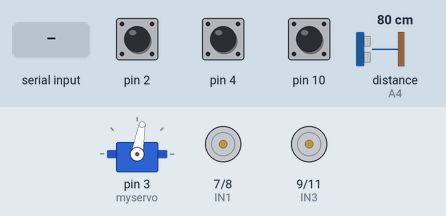
Recording of a sketch running on a simulated Arduino Uno, built with avr-gcc and run on an emulated ATmega328P. Parts: servo, motor-driver pin pairs drawn as motors (green arrow = first pin HIGH = forward, orange = second pin HIGH = backward, longer = more drive, scaled by the enable pin). Inputs (shaded band) come from the test bench; at power-on: pin 2 HIGH, pin 4 HIGH, pin 10 HIGH, distance to the obstacle (sensor on A4) 80 cm. The echo pulse lasts 58.3 µs per cm; what the sketch prints to the serial monitor is not drawn.

Above: at 4.2 s.
4.3 s: "0" received over Serial
At 5.5 s:
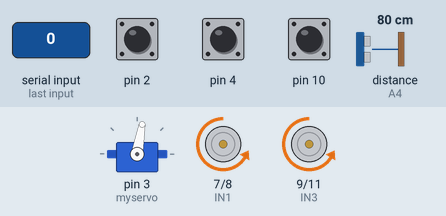
5.8 s: "1" received over Serial
At 6.8 s:
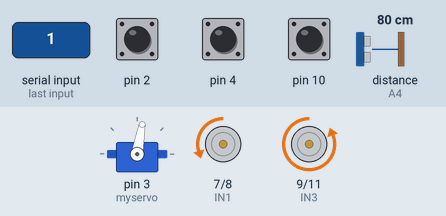
7.3 s: "2" received over Serial
At 8.0 s:
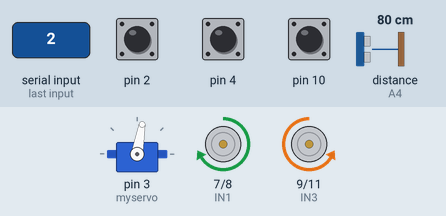
8.8 s: "3" received over Serial
At 9.1 s:
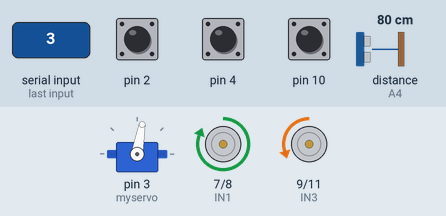
10.3 s: "4" received over Serial
At 11.5 s:
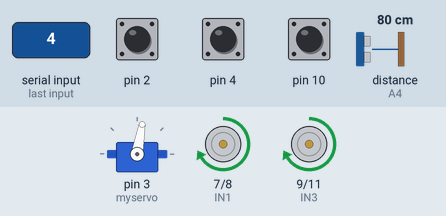
11.8 s: "5" received over Serial
At 12.6 s:
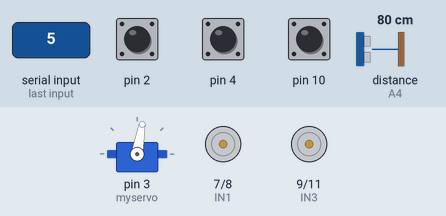
Timing chart, 0 to 14.3 s (numbered marks = the images above; inputs shaded):
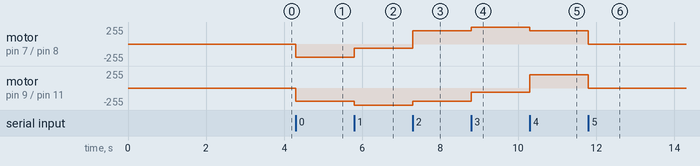

The sketch:

test_arduino.ino
```cpp
#include <SoftwareSerial.h>

#include <NewPing.h>

//Line Tracking IO define
#include <Servo.h>  //servo library
Servo myservo;      // create servo object to control servo

#define LT_R !digitalRead(10)
#define LT_M !digitalRead(4)
#define LT_L !digitalRead(2)

#define ENA 5
#define ENB 6
#define IN1 7
#define IN2 8
#define IN3 9
#define IN4 11

uint8_t carSpeed = 200;

uint8_t speed_a = 0;

uint8_t speed_b = 0;

uint8_t Echo = A4;
uint8_t Trig = A5;

uint8_t last_line=1;

NewPing sonar(Trig, Echo, 200);
uint8_t md = 0;

void forward(){
  speed_a=carSpeed;
  speed_b=carSpeed;
  analogWrite(ENA,speed_a); //enable L298n A channel
  analogWrite(ENB,speed_b); //enable L298n B channel
  digitalWrite(IN1,HIGH); //set IN1 hight level
  digitalWrite(IN2,LOW);  //set IN2 low level
  digitalWrite(IN3,LOW);  //set IN3 low level
  digitalWrite(IN4,HIGH); //set IN4 hight level
  //myservo.write(80);
  //Serial.println("Forward");//send message to serial monitor
}

void back(){
  speed_a=carSpeed;
  speed_b=carSpeed;
  analogWrite(ENA,speed_a);
  analogWrite(ENB,speed_b);
  digitalWrite(IN1,LOW);
  digitalWrite(IN2,HIGH);
  digitalWrite(IN3,HIGH);
  digitalWrite(IN4,LOW);
  //myservo.write(80);
  //Serial.println("Back");
}

void left(){
  speed_a=carSpeed;
  speed_b=carSpeed;
  analogWrite(ENA,speed_a);
  analogWrite(ENB,speed_b);
  digitalWrite(IN1,LOW);
  digitalWrite(IN2,HIGH);
  digitalWrite(IN3,LOW);
  digitalWrite(IN4,HIGH);
  //myservo.write(95);
  //Serial.println("Left");
}

void right(){
  speed_a=carSpeed;
  speed_b=carSpeed;
  analogWrite(ENA,speed_a);
  analogWrite(ENB,speed_b);
  digitalWrite(IN1,HIGH);
  digitalWrite(IN2,LOW);
  digitalWrite(IN3,HIGH);
  digitalWrite(IN4,LOW);
  //myservo.write(65);
  //Serial.println("Right");
}

void stop(){
   digitalWrite(ENA, LOW);
   digitalWrite(ENB, LOW);
   myservo.write(80);
   //Serial.println("Stop!");
}

void accelerate(){
  digitalWrite(IN1,HIGH); //set IN1 hight level
  digitalWrite(IN2,LOW);  //set IN2 low level
  digitalWrite(IN3,LOW);  //set IN3 low level
  digitalWrite(IN4,HIGH);
  if(speed_a>=speed_b){
    speed_b=speed_a;
  }else{
    speed_a=speed_b;
  }
  speed_a+=10;
  speed_b+=10;

  if(speed_a>255) {speed_a=255;}
  if(speed_b>255) {speed_b=255;}

  analogWrite(ENB,speed_b);
  analogWrite(ENA,speed_a);
}

void brake(){
  if(speed_a>=speed_b){
    speed_b=speed_a;
  }else{
    speed_a=speed_b;
  }
  speed_a-=10;
  speed_b-=10;

  if(speed_a<0) {speed_a=0;}
  if(speed_b<0) {speed_b=0;}

  analogWrite(ENB,speed_b);
  analogWrite(ENA,speed_a);
}

void turn_left(){
  if(speed_a>=speed_b){
    speed_b=speed_a;
  }else{
    speed_a=speed_b;
  }
  speed_b=255;
  speed_a=speed_a*0.3;
  analogWrite(ENA,speed_a);
  analogWrite(ENB,speed_b);
  //myservo.write(95);
}

void turn_right(){
  if(speed_a>=speed_b){
    speed_b=speed_a;
  }else{
    speed_a=speed_b;
  }
  speed_a=255;
  speed_b=speed_b*0.3;
  analogWrite(ENA,speed_a);
  analogWrite(ENB,speed_b);
  //myservo.write(65);
}

void keep_going(){}

void return_line(){

  if (last_line == 0){
    left();
  }else if (last_line == 2){
    right();
  }else if (last_line == 1){
    carSpeed = 150;
    back();
  }
  while (LT_M == 0/* & LT_R == 0 & LT_L == 0*/){}
  stop();
  carSpeed = 200;
}

void actuate(char c){
  switch(c){
    case '0':
      left();
      break;
    case '1':
      turn_left();
      break;
    case '2':
      forward();
      break;
    case '3':
      turn_right();
      break;
    case '4':
      right();
      break;
    case '5':
      stop();
      break;
    case '6':
      return_line();
      break;
  }
}

void flushBuffer(){
  while(Serial.available()>0){
    Serial.read();
  }
}

void setup() {
  // put your setup code here, to run once:
  Serial.begin(115200);//open serial and set the baudrate

  pinMode(IN1,OUTPUT);//left//before useing io pin, pin mode must be set first
  pinMode(IN2,OUTPUT);
  pinMode(IN3,OUTPUT);//right
  pinMode(IN4,OUTPUT);
  pinMode(ENA,OUTPUT);//left
  pinMode(ENB,OUTPUT);//right

  digitalWrite(IN1,HIGH); //set IN1 hight level
  digitalWrite(IN2,LOW);  //set IN2 low level
  digitalWrite(IN3,LOW);  //set IN3 low level
  digitalWrite(IN4,HIGH); //set IN4 hight level

  Serial.begin(115200);
  pinMode(10,INPUT);
  pinMode(4,INPUT);
  pinMode(2,INPUT);
  myservo.attach(3);
  pinMode(Echo, INPUT);
  pinMode(Trig, OUTPUT);
  myservo.write(80);
  delay(1000);
  myservo.detach();
  delay(2000);

}

void loop() {
  // put your main code here, to run repeatedly:
  md = sonar.ping_cm();
  uint8_t line_l=LT_L;
  uint8_t line_m=LT_M;
  uint8_t line_r=LT_R;
  if(md==0)
    md=200;
  if (line_l == 1){
    last_line = 0;
  }else if (line_r == 1){
    last_line = 2;
  }else if (line_m == 1){
    last_line = 1;
  }
  char buf[2];
  buf[0]=md;
  buf[1]= LT_L*4+LT_M*2+LT_R+1;
  //flushBuffer();
  //Serial.write(buf);
  Serial.write(buf[0]);
  Serial.write(buf[1]);
  //delay(100);

  while(Serial.available()<1);
  char nodemcu = Serial.read();

  actuate(nodemcu);
}
```

Measured:
- after the input at 4.3 s, motor on pin 7 (IN1) / pin 8 (IN2), motor on pin 9 (IN3) / pin 11 (IN4): stopped → backward 200/255 at once
- after the input at 5.8 s, motor on pin 7 (IN1) / pin 8 (IN2): backward 200/255 → backward 60/255 at once; motor on pin 9 (IN3) / pin 11 (IN4): backward 200/255 → backward 255/255 at once
- after the input at 7.3 s, motor on pin 7 (IN1) / pin 8 (IN2): backward 60/255 → forward 200/255 at once; motor on pin 9 (IN3) / pin 11 (IN4): backward 255/255 → backward 200/255 at once
- after the input at 8.8 s, motor on pin 7 (IN1) / pin 8 (IN2): forward 200/255 → forward 255/255 at once; motor on pin 9 (IN3) / pin 11 (IN4): backward 200/255 → backward 60/255 at once
- after the input at 10.3 s, motor on pin 7 (IN1) / pin 8 (IN2): forward 255/255 → forward 200/255 at once; motor on pin 9 (IN3) / pin 11 (IN4): backward 60/255 → forward 200/255 at once
- after the input at 11.8 s, motor on pin 7 (IN1) / pin 8 (IN2), motor on pin 9 (IN3) / pin 11 (IN4): forward 200/255 → stopped at once
